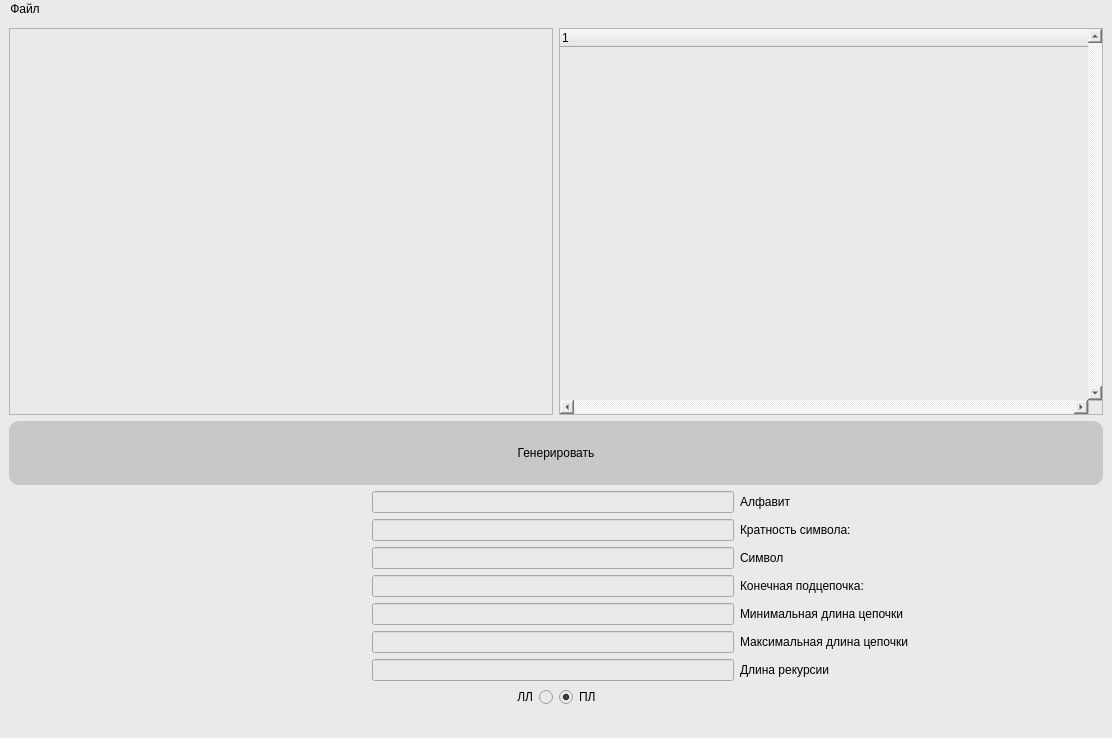
<?xml version="1.0" encoding="UTF-8"?>
<ui version="4.0">
 <class>MainWindow</class>
 <widget class="QMainWindow" name="MainWindow">
  <property name="geometry">
   <rect>
    <x>0</x>
    <y>0</y>
    <width>1112</width>
    <height>738</height>
   </rect>
  </property>
  <property name="windowTitle">
   <string>MainWindow</string>
  </property>
  <property name="styleSheet">
   <string notr="true">font: 14pt &quot;Times New Roman&quot;;
background-color: rgb(234, 234, 234);
color: rgb(0, 0, 0);</string>
  </property>
  <widget class="QWidget" name="centralwidget">
   <layout class="QVBoxLayout" name="verticalLayout_2" stretch="6,1,1,1">
    <item>
     <layout class="QHBoxLayout" name="horizontalLayout_6">
      <item>
       <widget class="QScrollArea" name="scrollArea">
        <property name="widgetResizable">
         <bool>true</bool>
        </property>
        <widget class="QWidget" name="scrollAreaWidgetContents">
         <property name="geometry">
          <rect>
           <x>0</x>
           <y>0</y>
           <width>539</width>
           <height>259</height>
          </rect>
         </property>
         <layout class="QHBoxLayout" name="horizontalLayout_5">
          <item>
           <widget class="QLabel" name="log">
            <property name="sizePolicy">
             <sizepolicy hsizetype="Preferred" vsizetype="Preferred">
              <horstretch>0</horstretch>
              <verstretch>0</verstretch>
             </sizepolicy>
            </property>
            <property name="text">
             <string/>
            </property>
            <property name="alignment">
             <set>Qt::AlignLeading|Qt::AlignLeft|Qt::AlignTop</set>
            </property>
           </widget>
          </item>
         </layout>
        </widget>
       </widget>
      </item>
      <item>
       <widget class="QTreeWidget" name="treeWidget">
        <property name="verticalScrollBarPolicy">
         <enum>Qt::ScrollBarAlwaysOn</enum>
        </property>
        <property name="horizontalScrollBarPolicy">
         <enum>Qt::ScrollBarAlwaysOn</enum>
        </property>
        <property name="horizontalScrollMode">
         <enum>QAbstractItemView::ScrollPerItem</enum>
        </property>
        <column>
         <property name="text">
          <string notr="true">1</string>
         </property>
        </column>
       </widget>
      </item>
     </layout>
    </item>
    <item>
     <widget class="QPushButton" name="btn_generate">
      <property name="sizePolicy">
       <sizepolicy hsizetype="Minimum" vsizetype="Minimum">
        <horstretch>0</horstretch>
        <verstretch>0</verstretch>
       </sizepolicy>
      </property>
      <property name="styleSheet">
       <string notr="true">QPushButton{
	background-color: rgb(200, 200, 200);
	border-radius: 10px;
}
QPushButton:hover {
     
	background-color: rgb(201, 255, 6);
}
QPushButton:pressed {
    
	background-color: rgb(75, 195, 0);
}
</string>
      </property>
      <property name="text">
       <string>Генерировать</string>
      </property>
     </widget>
    </item>
    <item>
     <layout class="QVBoxLayout" name="verticalLayout" stretch="1,1,0,1,1,1,1">
      <item>
       <layout class="QHBoxLayout" name="horizontalLayout_4" stretch="1,1,1">
        <item>
         <spacer name="horizontalSpacer">
          <property name="orientation">
           <enum>Qt::Horizontal</enum>
          </property>
          <property name="sizeHint" stdset="0">
           <size>
            <width>40</width>
            <height>20</height>
           </size>
          </property>
         </spacer>
        </item>
        <item>
         <widget class="QLineEdit" name="le_alphabet">
          <property name="layoutDirection">
           <enum>Qt::LeftToRight</enum>
          </property>
          <property name="placeholderText">
           <string notr="true" comment="abcd" extracomment="abc"/>
          </property>
         </widget>
        </item>
        <item>
         <widget class="QLabel" name="label_3">
          <property name="text">
           <string>Алфавит</string>
          </property>
         </widget>
        </item>
       </layout>
      </item>
      <item>
       <layout class="QHBoxLayout" name="horizontalLayout" stretch="1,1,1">
        <item>
         <spacer name="horizontalSpacer_2">
          <property name="orientation">
           <enum>Qt::Horizontal</enum>
          </property>
          <property name="sizeHint" stdset="0">
           <size>
            <width>40</width>
            <height>20</height>
           </size>
          </property>
         </spacer>
        </item>
        <item>
         <widget class="QLineEdit" name="le_rate"/>
        </item>
        <item>
         <widget class="QLabel" name="label">
          <property name="text">
           <string>Кратность символа: </string>
          </property>
         </widget>
        </item>
       </layout>
      </item>
      <item>
       <layout class="QHBoxLayout" name="horizontalLayout_10" stretch="1,1,1">
        <item>
         <spacer name="horizontalSpacer_3">
          <property name="orientation">
           <enum>Qt::Horizontal</enum>
          </property>
          <property name="sizeHint" stdset="0">
           <size>
            <width>40</width>
            <height>20</height>
           </size>
          </property>
         </spacer>
        </item>
        <item>
         <widget class="QLineEdit" name="le_char"/>
        </item>
        <item>
         <widget class="QLabel" name="label_7">
          <property name="text">
           <string>Символ</string>
          </property>
         </widget>
        </item>
       </layout>
      </item>
      <item>
       <layout class="QHBoxLayout" name="horizontalLayout_2" stretch="1,1,1">
        <item>
         <spacer name="horizontalSpacer_4">
          <property name="orientation">
           <enum>Qt::Horizontal</enum>
          </property>
          <property name="sizeHint" stdset="0">
           <size>
            <width>40</width>
            <height>20</height>
           </size>
          </property>
         </spacer>
        </item>
        <item>
         <widget class="QLineEdit" name="le_child_word"/>
        </item>
        <item>
         <widget class="QLabel" name="label_2">
          <property name="text">
           <string>Конечная подцепочка: </string>
          </property>
         </widget>
        </item>
       </layout>
      </item>
      <item>
       <layout class="QHBoxLayout" name="horizontalLayout_8" stretch="1,1,1">
        <item>
         <spacer name="horizontalSpacer_5">
          <property name="orientation">
           <enum>Qt::Horizontal</enum>
          </property>
          <property name="sizeHint" stdset="0">
           <size>
            <width>40</width>
            <height>20</height>
           </size>
          </property>
         </spacer>
        </item>
        <item>
         <widget class="QLineEdit" name="le_min_len"/>
        </item>
        <item>
         <widget class="QLabel" name="label_4">
          <property name="text">
           <string>Минимальная длина цепочки</string>
          </property>
         </widget>
        </item>
       </layout>
      </item>
      <item>
       <layout class="QHBoxLayout" name="horizontalLayout_7" stretch="1,1,1">
        <item>
         <spacer name="horizontalSpacer_6">
          <property name="orientation">
           <enum>Qt::Horizontal</enum>
          </property>
          <property name="sizeHint" stdset="0">
           <size>
            <width>40</width>
            <height>20</height>
           </size>
          </property>
         </spacer>
        </item>
        <item>
         <widget class="QLineEdit" name="le_max_len"/>
        </item>
        <item>
         <widget class="QLabel" name="label_5">
          <property name="text">
           <string>Максимальная длина цепочки</string>
          </property>
         </widget>
        </item>
       </layout>
      </item>
      <item>
       <layout class="QHBoxLayout" name="horizontalLayout_9" stretch="1,1,1">
        <item>
         <spacer name="horizontalSpacer_7">
          <property name="orientation">
           <enum>Qt::Horizontal</enum>
          </property>
          <property name="sizeHint" stdset="0">
           <size>
            <width>40</width>
            <height>20</height>
           </size>
          </property>
         </spacer>
        </item>
        <item>
         <widget class="QLineEdit" name="le_step_count"/>
        </item>
        <item>
         <widget class="QLabel" name="label_6">
          <property name="text">
           <string>Длина рекурсии</string>
          </property>
         </widget>
        </item>
       </layout>
      </item>
     </layout>
    </item>
    <item>
     <layout class="QHBoxLayout" name="horizontalLayout_3">
      <item>
       <widget class="QRadioButton" name="rbtn_ll">
        <property name="layoutDirection">
         <enum>Qt::RightToLeft</enum>
        </property>
        <property name="text">
         <string>ЛЛ</string>
        </property>
       </widget>
      </item>
      <item>
       <widget class="QRadioButton" name="rbtn_pl">
        <property name="layoutDirection">
         <enum>Qt::LeftToRight</enum>
        </property>
        <property name="text">
         <string>ПЛ</string>
        </property>
        <property name="checked">
         <bool>true</bool>
        </property>
       </widget>
      </item>
     </layout>
    </item>
   </layout>
  </widget>
  <widget class="QMenuBar" name="menubar">
   <property name="geometry">
    <rect>
     <x>0</x>
     <y>0</y>
     <width>1112</width>
     <height>32</height>
    </rect>
   </property>
   <widget class="QMenu" name="menu">
    <property name="title">
     <string>Файл</string>
    </property>
    <addaction name="btn_aftor"/>
    <addaction name="btn_tema"/>
    <addaction name="btn_export"/>
    <addaction name="btn_import"/>
    <addaction name="btn_about"/>
   </widget>
   <addaction name="menu"/>
  </widget>
  <widget class="QStatusBar" name="statusbar"/>
  <action name="btn_aftor">
   <property name="text">
    <string>Автор</string>
   </property>
  </action>
  <action name="btn_tema">
   <property name="text">
    <string>Тема</string>
   </property>
  </action>
  <action name="btn_export">
   <property name="text">
    <string>Экспорт</string>
   </property>
  </action>
  <action name="btn_import">
   <property name="text">
    <string>Импорт</string>
   </property>
  </action>
  <action name="btn_about">
   <property name="text">
    <string>Справка</string>
   </property>
  </action>
 </widget>
 <resources/>
 <connections/>
</ui>
